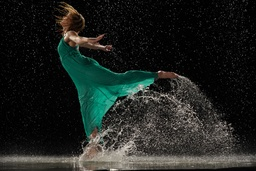
#> input picture images/DancingInWater.jpg, 256 x 171 px, shrunk from 3000 x 2000 before the run, given in place of Lenna.png, which was not available
$ jupyter execute --allow-errors 'PROCESSAMENTO DIGITAL DE IMAGENS.ipynb'   (text cells are left out)
#> lines starting #> are read from the running program, lines starting #| are printed output that depends on the picture; pictures that were not available may be replaced by others from this repository, and a replacement may not be noted
[cell 1]
import math
from PIL import Image
import numpy as np
from google.colab import drive
drive.mount('/content/drive')

original_image1 = Image.open('/content/drive/MyDrive/pdi_images/Lenna.png').convert('RGB')
#> original_image1 is the input picture: PIL image 256x171 RGB; mean R, G, B 30.8, 35.3, 31.8
original_image2 = Image.open('/content/drive/MyDrive/pdi_images/parrots.jpeg').convert('RGB')
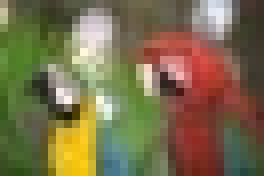
#> input picture images/parrots.jpeg, 33 x 22 px, shrunk from 384 x 256 before the run, found by its file name (shown 8 times larger)
#> original_image2 is the input picture: PIL image 33x22 RGB; mean R, G, B 122, 109.9, 75.9

[cell 2]
# [61 lines left out: functions partition, quicksort, median, neighborsRGB, not called in this run]

[cell 3]
def rgb_to_yiq(image):
  """
    Recebe uma imagem em formato ndarray e retorna esse mesmo ndarray com a conversão aplicada
  """


  # Convertendo da classe PIL.Image.Image para numpy.ndarray
  # image_np = np.array(image, 'uint8')

  new_imagem = []

  for line in image:
    new_line = []
    for pixel in line:
      r,g,b = pixel[0], pixel[1], pixel[2]

      # Conversão para YIQ
      y = math.ceil(0.299*r + 0.587*g + 0.114*b)
      i = math.ceil(0.596*r - 0.275*g - 0.321*b)
      q = math.ceil(0.212*r - 0.523*g + 0.311*b)

      # Novo pixel
      new_line.append([y, i, q])

    # Nova linha
    new_imagem.append(new_line)
#> this loop made 22 passes
#> after the loop, new_imagem = 22 items

  # Convertendo a imagem para PIL.Image.Image
  # new_imagem = Image.fromarray(np.uint8(new_imagem))

  return new_imagem


def yiq_to_rgb(image):
    # Convertendo da classe PIL.Image.Image para numpy.ndarray
    # image_np = np.array(image, 'uint8')

    new_image = []
    for line in image:
      new_line = []
      for pixel in line:
        y,i,q = pixel[0], pixel[1], pixel[2]

        # Conversão para RGB
        r = math.ceil(y + 0.956*i + 0.621*q)
        g = math.ceil(y - 0.272*i - 0.647*q)
        b = math.ceil(y - 1.106*i + 1.703*q)

        # Normalizando os limites
        r = 0 if r < 0 else r
        r = 255 if r > 255 else r

        g = 0 if g < 0 else g
        g = 255 if g > 255 else g

        b = 0 if b < 0 else b
        b = 255 if b > 255 else b

        # Novo pixel
        new_line.append([r, g, b])

      # Nova linha
      new_image.append(new_line)

    # Convertendo a imagem para PIL.Image.Image
    #new_image = Image.fromarray(np.uint8(new_image)).convert('RGB')
    return new_image

[cell 4]
original_image2.show()

[cell 5]
#Convertendo da classe PIL.Image.Image para numpy.ndarray
image_np = np.array(original_image2, 'uint8')

image_yiq = rgb_to_yiq(image_np)
#> image_yiq = 22 items

# Convertendo a imagem para PIL.Image.Image
new_image = Image.fromarray(np.uint8(image_yiq))
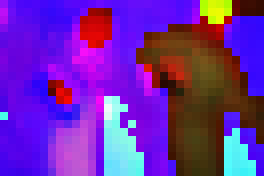
#> new_image: PIL image 33x22 RGB (shown 8 times larger); mean R, G, B 110.1, 41.2, 168.1
new_image.show()

# image_yiq = rgb_to_yiq(original_image2)
# image_yiq.show()

[cell 6]
### ANOTAÇÃO: tentei fazer os passos de conversão de ndarray para pill.Image porém o pill coloca os valores negativos para 0 e maiores que 255
### para 255 resultando em grandes perdas na volta para o rgb

[cell 7]
image_rgb = yiq_to_rgb(image_yiq)
#> the loop in yiq_to_rgb, `for line in image:` made 22 passes
#> image_rgb = 22 items

# Convertendo a imagem
image_rgb = Image.fromarray(np.uint8(image_rgb)).convert('RGB')

image_rgb.show()

# image_rgb = yiq_to_rgb(image_yiq)
# image_rgb.show()

[cell 8]
from numpy.core.function_base import linspace
def y_negative(image):
  image_yiq = rgb_to_yiq(image)
#> the loop in rgb_to_yiq (call 2), `for line in image:` made 22 passes
#> image_yiq = 22 items

  negative_y_image = []

  for line in image_yiq:
    new_line = []
    for pixel in line:
      y,i,q = pixel[0], pixel[1], pixel[2]

      # Novo pixel
      new_line.append([255-y, i, q]) # Para RGB

    # Nova linha
    negative_y_image.append(new_line)
#> after the loop, negative_y_image = 22 items


  # Convertendo a imagem para PIL.Image.Image
  # negative_y_image = Image.fromarray(np.uint8(negative_y_image)).convert('RGB')

  return yiq_to_rgb(negative_y_image)
#> the loop in yiq_to_rgb (call 2), `for line in image:` made 22 passes

[cell 9]
original_image2.show()

[cell 10]
image_np = np.array(original_image2, 'uint8')

image = y_negative(image_np)
#> image = 22 items

image = Image.fromarray(np.uint8(image))
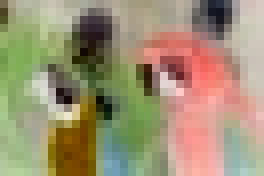
#> image: PIL image 33x22 RGB (shown 8 times larger); mean R, G, B 158.5, 145.1, 115.4

image.show()

[cell 11]
def rgb_negative(image):
  # Convertendo da classe PIL.Image.Image para numpy.ndarray
  image_np = np.array(image, 'uint8')

  # Nova imagem
  negative_image = []

  for line in image_np:
    new_line = []
    for pixel in line:
      r, g, b = pixel[0], pixel[1], pixel[2]

      # Novo pixel
      new_line.append([255-r,255-g, 255-b])

    # Nova linha
    negative_image.append(new_line)
#> after the loop, negative_image = 171 items

  # Convertendo a imagem para PIL.Image.Image
  negative_image = Image.fromarray(np.uint8(negative_image)).convert('RGB')
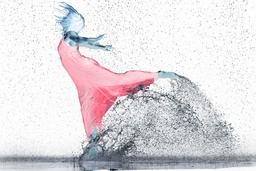
#> negative_image: PIL image 256x171 RGB; mean R, G, B 224.2, 219.7, 223.2

  return negative_image

[cell 12]
original_image1.show()

[cell 13]
negative_image = rgb_negative(original_image1)
negative_image.show()

[cell 14]
"""TODO: ARRUMAR UMA FORMA DE TODAS ESSAS FUNÇÕES NÃO ABRIREM OS ARQUIVOS
      É POSSÍVEL ABRIR OS ARQUIVOS NA FUNÇÃO DE CORREÇÃO E PASSAR O ARQUIVOS  JÁ
      ABERTO ṔARA AS FUNÇÕES"""

def get_mask(path):
  """
    Recebe o caminho do arquivo contendo a mascara e tranforma em uma martriz

    path: Caminho do arquivo .txt com a mascara
  """

  with open(path, 'r') as mask_file:
    mask = []
    for line in mask_file.readlines():
      mask_line = []
      for element in line.split(" "):
          mask_line.append(float(element.replace('\n', '').replace('X', '')))

      mask.append(mask_line)
      # mask_size = (len(lines), len(lines[0])-1)  # não conta \n
    print(mask)
    return mask

# [29 lines left out: functions get_mask_pivot, get_pivot_distances, not called in this run]


#> (the rest of this cell did not finish here and is left out)

[cell 15]
def correlation(image):
  """
    imagem: Imagem em formato ndarray
  """

  def filter(line, column, image, correlation_mask):
    """
      Aplica a correlação ao pixel na posição line x column

      line: Linha do pixel
      column: Coluna do pixel
      imagem: Imagem em formato ndarray
      correlation_mask: Mascara de correlação
    """

    # result = 0
    line_correlation = 0 # linha da mascara
    column_correlation = 0 # coluna da mascara
    r, g, b = 0, 0, 0

    # Percorre a vizinhaça do pixel para fazer o calculo de acordo com a mascara
    for i in range(-7, 8):
      for j in range(-7, 8):
        try:
          r += math.ceil((correlation_mask[line_correlation][column_correlation])*(image[line+i][column+j][0]))
          g += math.ceil((correlation_mask[line_correlation][column_correlation])*(image[line+i][column+j][1]))
          b += math.ceil((correlation_mask[line_correlation][column_correlation])*(image[line+i][column+j][2]))

          # Normalizando os valores das bandas
          r = 255 if r > 255 else r
          g = 255 if g > 255 else g
          b = 255 if b > 255 else b

        except Exception as e:
          # print(e, line+i, column+j)
          pass

        column_correlation+=1

      line_correlation+=1

    return [r, g, b]

  default_correlation = [[-1, 0, 1], [-2,1,2], [-1, 0, 1]]
  print('tamanho', len(default_correlation), len(default_correlation[0]))

  # Copiando a imagem para não alterar a imagem original
  new_image = image.copy()
  for line in range(len(image)):
    for column in range(len(image[line])):
      # Aplica a correlação para cada prixel
      result = filter(line, column, image, default_correlation)
      new_image[line][column] = result
#> this loop made 171 passes
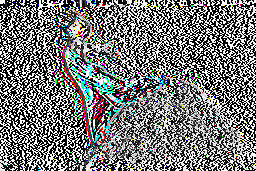
#> new_image: shape (171, 256, 3); mean R, G, B 120.1, 121.3, 120.5

  return new_image
